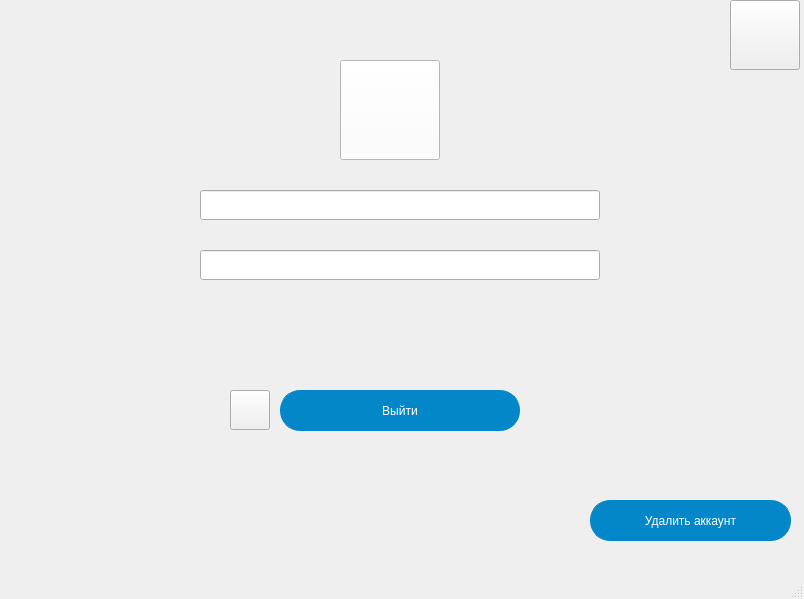
<?xml version="1.0" encoding="UTF-8"?>
<ui version="4.0">
 <class>MainWindow</class>
 <widget class="QMainWindow" name="MainWindow">
  <property name="geometry">
   <rect>
    <x>0</x>
    <y>0</y>
    <width>804</width>
    <height>599</height>
   </rect>
  </property>
  <property name="minimumSize">
   <size>
    <width>804</width>
    <height>599</height>
   </size>
  </property>
  <property name="maximumSize">
   <size>
    <width>804</width>
    <height>599</height>
   </size>
  </property>
  <property name="windowTitle">
   <string>Твой аккаунт</string>
  </property>
  <property name="styleSheet">
   <string notr="true"/>
  </property>
  <widget class="QWidget" name="centralwidget">
   <widget class="QPushButton" name="exit_btn">
    <property name="geometry">
     <rect>
      <x>280</x>
      <y>390</y>
      <width>240</width>
      <height>41</height>
     </rect>
    </property>
    <property name="cursor">
     <cursorShape>PointingHandCursor</cursorShape>
    </property>
    <property name="styleSheet">
     <string notr="true">font: 12px &quot;Comfortaa&quot;;
background-color: rgb(3, 135, 201);
color: rgb(255, 255, 255);
border: 1px solid rgb(3, 135, 201);
border-radius: 20px;</string>
    </property>
    <property name="text">
     <string>Выйти</string>
    </property>
   </widget>
   <widget class="QPushButton" name="avatar">
    <property name="geometry">
     <rect>
      <x>340</x>
      <y>60</y>
      <width>100</width>
      <height>100</height>
     </rect>
    </property>
    <property name="cursor">
     <cursorShape>PointingHandCursor</cursorShape>
    </property>
    <property name="styleSheet">
     <string notr="true">background-color: rgb(255, 255, 255);</string>
    </property>
    <property name="text">
     <string/>
    </property>
   </widget>
   <widget class="QLineEdit" name="login">
    <property name="geometry">
     <rect>
      <x>200</x>
      <y>190</y>
      <width>400</width>
      <height>30</height>
     </rect>
    </property>
    <property name="styleSheet">
     <string notr="true">border-color: rgb(255, 196, 157);
border-width: 2px;
font: 15px &quot;Comfortaa&quot;;</string>
    </property>
    <property name="text">
     <string/>
    </property>
    <property name="readOnly">
     <bool>true</bool>
    </property>
   </widget>
   <widget class="QLineEdit" name="email">
    <property name="geometry">
     <rect>
      <x>200</x>
      <y>250</y>
      <width>400</width>
      <height>30</height>
     </rect>
    </property>
    <property name="styleSheet">
     <string notr="true">font: 15px &quot;Comfortaa&quot;;</string>
    </property>
    <property name="text">
     <string/>
    </property>
    <property name="readOnly">
     <bool>true</bool>
    </property>
   </widget>
   <widget class="QPushButton" name="home_btn">
    <property name="geometry">
     <rect>
      <x>230</x>
      <y>390</y>
      <width>40</width>
      <height>40</height>
     </rect>
    </property>
    <property name="cursor">
     <cursorShape>PointingHandCursor</cursorShape>
    </property>
    <property name="styleSheet">
     <string notr="true"/>
    </property>
    <property name="text">
     <string/>
    </property>
   </widget>
   <widget class="QPushButton" name="delete_btn">
    <property name="geometry">
     <rect>
      <x>590</x>
      <y>500</y>
      <width>201</width>
      <height>41</height>
     </rect>
    </property>
    <property name="styleSheet">
     <string notr="true">font: 12px &quot;Comfortaa&quot;;
background-color: rgb(3, 135, 201);
color: rgb(255, 255, 255);
border: 1px solid rgb(3, 135, 201);
border-radius: 20px;</string>
    </property>
    <property name="text">
     <string>Удалить аккаунт</string>
    </property>
   </widget>
   <widget class="QPushButton" name="switch_btn">
    <property name="geometry">
     <rect>
      <x>730</x>
      <y>0</y>
      <width>70</width>
      <height>70</height>
     </rect>
    </property>
    <property name="cursor">
     <cursorShape>PointingHandCursor</cursorShape>
    </property>
    <property name="text">
     <string/>
    </property>
   </widget>
  </widget>
  <widget class="QMenuBar" name="menubar">
   <property name="geometry">
    <rect>
     <x>0</x>
     <y>0</y>
     <width>804</width>
     <height>21</height>
    </rect>
   </property>
  </widget>
  <widget class="QStatusBar" name="statusbar"/>
 </widget>
 <resources/>
 <connections/>
</ui>
